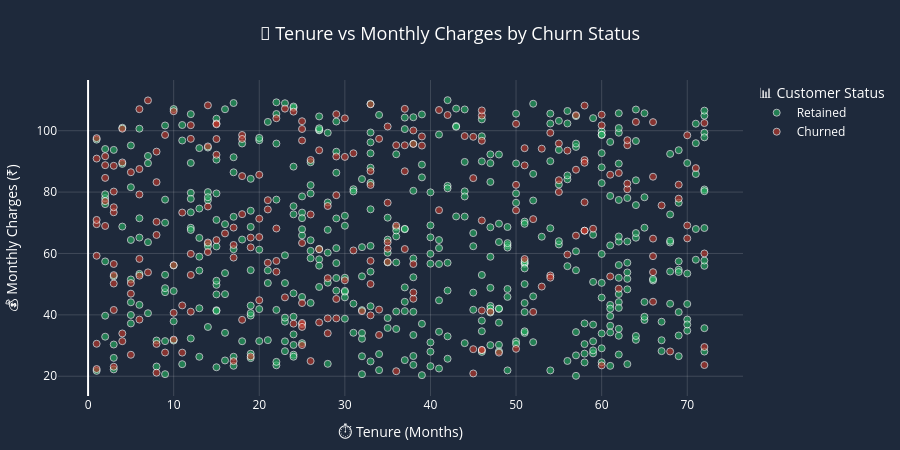

Notebook source saved alongside this figure:
### Markdown cell above
## 🔵 Tenure vs Monthly Charges

### Code cell
sample = df.sample(700, random_state=99)

fig = px.scatter(
    sample,
    x='Tenure_Months',
    y='MonthlyCharges',
    color='Churn_Label',
    color_discrete_map=COLORS,
    hover_data=['CustomerID', 'Contract', 'InternetService'],
    opacity=0.65,
    size_max=8,

    title='🔵 Tenure vs Monthly Charges by Churn Status',

    labels={
        'Tenure_Months': '⏱️ Tenure (Months)',
        'MonthlyCharges': '💰 Monthly Charges (₹)',
        'Churn_Label': '📊 Status'
    }
)

fig.update_traces(
    marker=dict(
        size=7,
        line=dict(width=1, color='white')
    )
)

fig.update_layout(
    height=450,

    title={
        'text': '🔵 Tenure vs Monthly Charges by Churn Status',
        'x': 0.5,
        'xanchor': 'center'
    },

    title_font_size=18,
    title_font_color='white',

    paper_bgcolor='#1E293B',
    plot_bgcolor='#1E293B',

    font=dict(
        color='white',
        size=12
    ),

    legend=dict(
        title='📊 Customer Status',
        font=dict(color='white')
    ),

    margin=dict(
        l=40,
        r=40,
        t=80,
        b=40
    )
)

# Axis Styling
fig.update_xaxes(
    color='white',
    showgrid=True,
    gridcolor='rgba(255,255,255,0.15)'
)

fig.update_yaxes(
    color='white',
    showgrid=True,
    gridcolor='rgba(255,255,255,0.15)'
)

fig.show()

### Figure 1 — Plotly figure (JSON) as saved in the notebook; plotly's stock layout.template omitted (floating-point values rounded to 4 significant figures; data arrays with more than 128 entries replaced by an {"elided": "..."} marker saying what was removed)
{"data": [{"customdata": {"elided": "471x3 str values"}, "hovertemplate": "📊 Status=Retained<br>⏱️ Tenure (Months)=%{x}<br>💰 Monthly Charges (₹)=%{y}<br>CustomerID=%{customdata[0]}<br>Contract=%{customdata[1]}<br>InternetService=%{customdata[2]}<extra></extra>", "legendgroup": "Retained", "marker": {"color": "#27ae60", "line": {"color": "white", "width": 1}, "opacity": 0.65, "size": 7, "symbol": "circle"}, "mode": "markers", "name": "Retained", "orientation": "v", "showlegend": true, "type": "scatter", "x": {"elided": "471 int values"}, "xaxis": "x", "y": {"elided": "471 float values"}, "yaxis": "y"}, {"customdata": {"elided": "229x3 str values"}, "hovertemplate": "📊 Status=Churned<br>⏱️ Tenure (Months)=%{x}<br>💰 Monthly Charges (₹)=%{y}<br>CustomerID=%{customdata[0]}<br>Contract=%{customdata[1]}<br>InternetService=%{customdata[2]}<extra></extra>", "legendgroup": "Churned", "marker": {"color": "#c0392b", "line": {"color": "white", "width": 1}, "opacity": 0.65, "size": 7, "symbol": "circle"}, "mode": "markers", "name": "Churned", "orientation": "v", "showlegend": true, "type": "scatter", "x": {"elided": "229 int values"}, "xaxis": "x", "y": {"elided": "229 float values"}, "yaxis": "y"}], "layout": {"font": {"color": "white", "size": 12}, "height": 450, "legend": {"font": {"color": "white"}, "title": {"text": "📊 Customer Status"}, "tracegroupgap": 0}, "margin": {"b": 40, "l": 40, "r": 40, "t": 80}, "paper_bgcolor": "#1E293B", "plot_bgcolor": "#1E293B", "title": {"font": {"color": "white", "size": 18}, "text": "🔵 Tenure vs Monthly Charges by Churn Status", "x": 0.5, "xanchor": "center"}, "xaxis": {"anchor": "y", "color": "white", "domain": [0, 1], "gridcolor": "rgba(255,255,255,0.15)", "showgrid": true, "title": {"text": "⏱️ Tenure (Months)"}}, "yaxis": {"anchor": "x", "color": "white", "domain": [0, 1], "gridcolor": "rgba(255,255,255,0.15)", "showgrid": true, "title": {"text": "💰 Monthly Charges (₹)"}}}}
